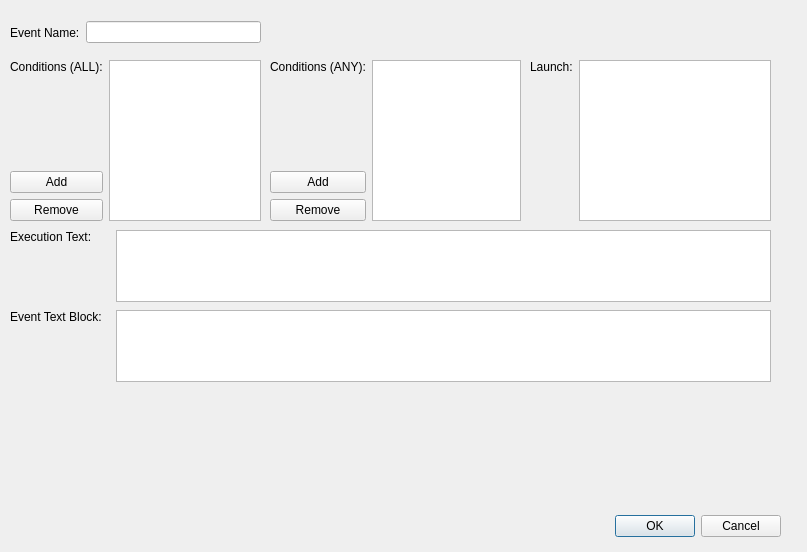
<?xml version="1.0" encoding="UTF-8"?>
<ui version="4.0">
 <class>addEventDialog</class>
 <widget class="QDialog" name="addEventDialog">
  <property name="geometry">
   <rect>
    <x>0</x>
    <y>0</y>
    <width>807</width>
    <height>552</height>
   </rect>
  </property>
  <property name="windowTitle">
   <string>Dialog</string>
  </property>
  <widget class="QDialogButtonBox" name="buttonBox">
   <property name="geometry">
    <rect>
     <x>440</x>
     <y>510</y>
     <width>341</width>
     <height>32</height>
    </rect>
   </property>
   <property name="orientation">
    <enum>Qt::Horizontal</enum>
   </property>
   <property name="standardButtons">
    <set>QDialogButtonBox::Cancel|QDialogButtonBox::Ok</set>
   </property>
  </widget>
  <widget class="QWidget" name="layoutWidget">
   <property name="geometry">
    <rect>
     <x>270</x>
     <y>60</y>
     <width>251</width>
     <height>161</height>
    </rect>
   </property>
   <layout class="QHBoxLayout" name="horizontalLayout_3">
    <item>
     <layout class="QVBoxLayout" name="verticalLayout_2">
      <item>
       <widget class="QLabel" name="condAnyLabel">
        <property name="text">
         <string>Conditions (ANY):</string>
        </property>
       </widget>
      </item>
      <item>
       <spacer name="verticalSpacer_2">
        <property name="orientation">
         <enum>Qt::Vertical</enum>
        </property>
        <property name="sizeHint" stdset="0">
         <size>
          <width>20</width>
          <height>40</height>
         </size>
        </property>
       </spacer>
      </item>
      <item>
       <widget class="QPushButton" name="addCondAny">
        <property name="text">
         <string>Add</string>
        </property>
       </widget>
      </item>
      <item>
       <widget class="QPushButton" name="removeCondAny">
        <property name="text">
         <string>Remove</string>
        </property>
       </widget>
      </item>
     </layout>
    </item>
    <item>
     <widget class="QListWidget" name="condAnyList"/>
    </item>
   </layout>
  </widget>
  <widget class="QWidget" name="layoutWidget_2">
   <property name="geometry">
    <rect>
     <x>10</x>
     <y>310</y>
     <width>761</width>
     <height>72</height>
    </rect>
   </property>
   <layout class="QHBoxLayout" name="horizontalLayout_6">
    <item>
     <layout class="QVBoxLayout" name="verticalLayout_5">
      <item>
       <widget class="QLabel" name="writeBlockLabel">
        <property name="minimumSize">
         <size>
          <width>100</width>
          <height>0</height>
         </size>
        </property>
        <property name="text">
         <string>Event Text Block:</string>
        </property>
       </widget>
      </item>
      <item>
       <spacer name="verticalSpacer_5">
        <property name="orientation">
         <enum>Qt::Vertical</enum>
        </property>
        <property name="sizeHint" stdset="0">
         <size>
          <width>20</width>
          <height>40</height>
         </size>
        </property>
       </spacer>
      </item>
     </layout>
    </item>
    <item>
     <widget class="QListWidget" name="writeBlockEdit"/>
    </item>
   </layout>
  </widget>
  <widget class="QWidget" name="">
   <property name="geometry">
    <rect>
     <x>10</x>
     <y>20</y>
     <width>251</width>
     <height>25</height>
    </rect>
   </property>
   <layout class="QHBoxLayout" name="horizontalLayout">
    <item>
     <widget class="QLabel" name="nameLabel">
      <property name="text">
       <string>Event Name:</string>
      </property>
     </widget>
    </item>
    <item>
     <widget class="QLineEdit" name="nameEdit"/>
    </item>
   </layout>
  </widget>
  <widget class="QWidget" name="">
   <property name="geometry">
    <rect>
     <x>10</x>
     <y>60</y>
     <width>251</width>
     <height>161</height>
    </rect>
   </property>
   <layout class="QHBoxLayout" name="horizontalLayout_2">
    <item>
     <layout class="QVBoxLayout" name="verticalLayout">
      <item>
       <widget class="QLabel" name="condAllLabel">
        <property name="text">
         <string>Conditions (ALL):</string>
        </property>
       </widget>
      </item>
      <item>
       <spacer name="verticalSpacer">
        <property name="orientation">
         <enum>Qt::Vertical</enum>
        </property>
        <property name="sizeHint" stdset="0">
         <size>
          <width>20</width>
          <height>40</height>
         </size>
        </property>
       </spacer>
      </item>
      <item>
       <widget class="QPushButton" name="addCondAll">
        <property name="text">
         <string>Add</string>
        </property>
       </widget>
      </item>
      <item>
       <widget class="QPushButton" name="removeCondAll">
        <property name="text">
         <string>Remove</string>
        </property>
       </widget>
      </item>
     </layout>
    </item>
    <item>
     <widget class="QListWidget" name="condAllList"/>
    </item>
   </layout>
  </widget>
  <widget class="QWidget" name="">
   <property name="geometry">
    <rect>
     <x>530</x>
     <y>60</y>
     <width>241</width>
     <height>161</height>
    </rect>
   </property>
   <layout class="QHBoxLayout" name="horizontalLayout_4">
    <item>
     <layout class="QVBoxLayout" name="verticalLayout_3">
      <item>
       <widget class="QLabel" name="launchLabel">
        <property name="text">
         <string>Launch:</string>
        </property>
       </widget>
      </item>
      <item>
       <spacer name="verticalSpacer_3">
        <property name="orientation">
         <enum>Qt::Vertical</enum>
        </property>
        <property name="sizeHint" stdset="0">
         <size>
          <width>20</width>
          <height>40</height>
         </size>
        </property>
       </spacer>
      </item>
     </layout>
    </item>
    <item>
     <widget class="QListWidget" name="launchList"/>
    </item>
   </layout>
  </widget>
  <widget class="QWidget" name="">
   <property name="geometry">
    <rect>
     <x>10</x>
     <y>230</y>
     <width>761</width>
     <height>72</height>
    </rect>
   </property>
   <layout class="QHBoxLayout" name="horizontalLayout_5">
    <item>
     <layout class="QVBoxLayout" name="verticalLayout_4">
      <item>
       <widget class="QLabel" name="writeTextLabel">
        <property name="minimumSize">
         <size>
          <width>100</width>
          <height>0</height>
         </size>
        </property>
        <property name="text">
         <string>Execution Text:</string>
        </property>
       </widget>
      </item>
      <item>
       <spacer name="verticalSpacer_4">
        <property name="orientation">
         <enum>Qt::Vertical</enum>
        </property>
        <property name="sizeHint" stdset="0">
         <size>
          <width>20</width>
          <height>40</height>
         </size>
        </property>
       </spacer>
      </item>
     </layout>
    </item>
    <item>
     <widget class="QTextEdit" name="writeTextEdit"/>
    </item>
   </layout>
  </widget>
 </widget>
 <resources/>
 <connections>
  <connection>
   <sender>buttonBox</sender>
   <signal>accepted()</signal>
   <receiver>addEventDialog</receiver>
   <slot>accept()</slot>
   <hints>
    <hint type="sourcelabel">
     <x>248</x>
     <y>254</y>
    </hint>
    <hint type="destinationlabel">
     <x>157</x>
     <y>274</y>
    </hint>
   </hints>
  </connection>
  <connection>
   <sender>buttonBox</sender>
   <signal>rejected()</signal>
   <receiver>addEventDialog</receiver>
   <slot>reject()</slot>
   <hints>
    <hint type="sourcelabel">
     <x>316</x>
     <y>260</y>
    </hint>
    <hint type="destinationlabel">
     <x>286</x>
     <y>274</y>
    </hint>
   </hints>
  </connection>
 </connections>
</ui>
